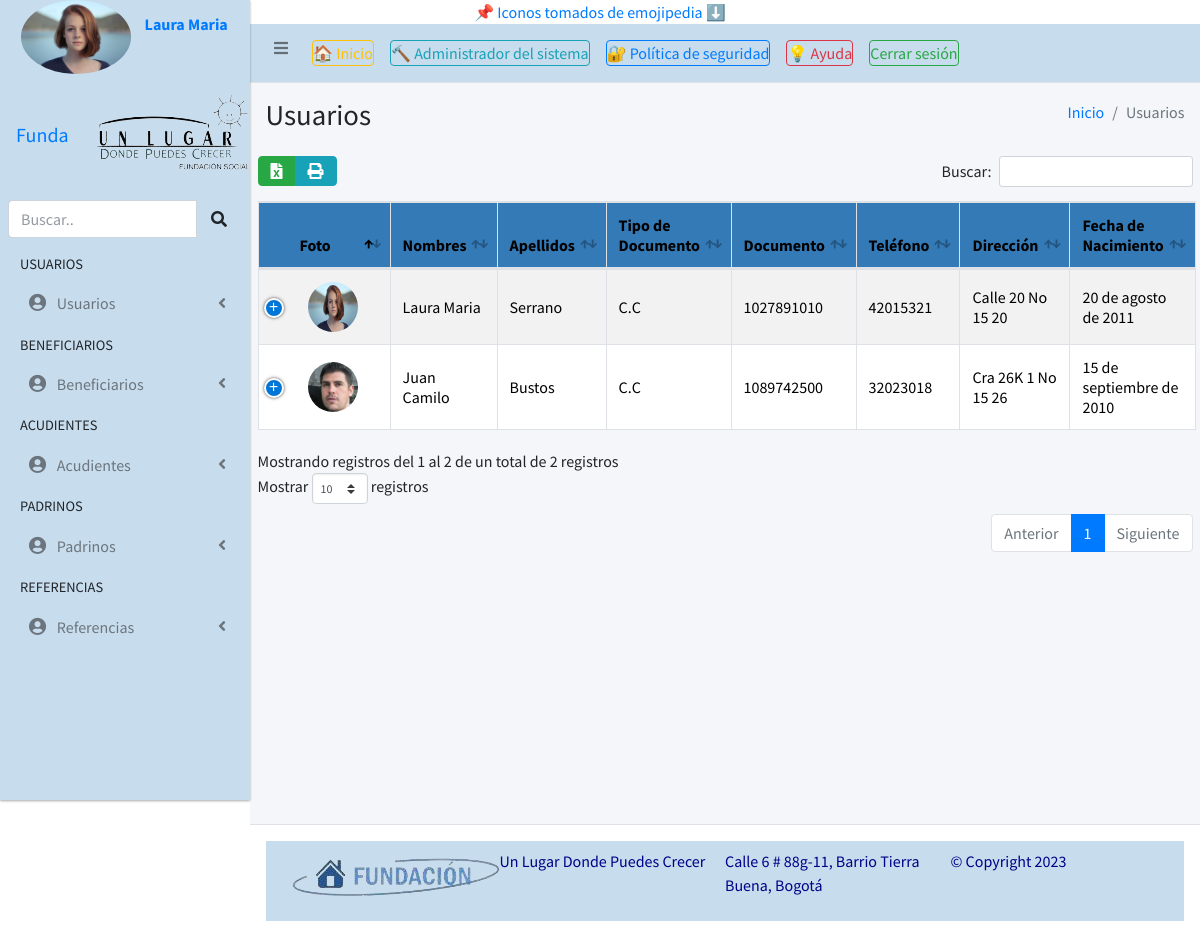
Page /usuarios/usuario/ (signed in) on the committed database.
### usuarios/models.py (models this page shows, shortened)
class Usuario(models.Model):
    nombres=models.CharField(max_length=16, verbose_name="Nombres")
    apellidos=models.CharField(max_length=16, verbose_name="Apellidos")
    foto=models.ImageField(upload_to='images/usuarios',blank=True, default='images/usuarios/default.png')
    email= models.EmailField(max_length=150, verbose_name='Correo')
    class TipoDocumento(models.TextChoices):
        CC='C.C', _('Cédula de Ciudadanía')
        CE='C.E', _('Cédula de Extranjería')
        TI='T.I', _('Tarjeta de Identidad')
        OT='Otro', _('Otro Tipo de Documento')
    tipoDocumento=models.CharField(max_length=4, choices=TipoDocumento.choices, default=TipoDocumento.CC, verbose_name="Tipo de Documento")
    documento=models.CharField(max_length=50, verbose_name="Número de Documento")
    telefono=models.CharField(max_length=20, verbose_name="Teléfono")
    direccion=models.CharField(max_length=70, verbose_name="Dirección")
    fecha_nacimiento=models.DateField(verbose_name="Fecha de Nacimiento", help_text=u"MM/DD/AAAA")
    class Rol(models.TextChoices):
        Administrador='Administrador', _('Administrador')
        Empleado='Empleado', _('Empleado')
    rol=models.CharField(max_length=13, choices=Rol.choices, default=Rol.Empleado, verbose_name="Rol")
    class Estado(models.TextChoices):
        ACTIVO='Activo', _('Activo')
        INACTIVO='Inactivo', _('Inactivo')
    estado=models.CharField(max_length=8, choices=Estado.choices, default=Estado.ACTIVO, verbose_name="Estado")
    user=models.ForeignKey(User, on_delete= models.CASCADE)

### usuarios/views.py (the view)
# urls.py: path('usuarios/',include('usuarios.urls')),
@login_required(login_url='inicio')
def usuarios(request):
    titulo="Usuarios"
    usuarios= Usuario.objects.all()
    context={
        'titulo':titulo,
        'usuarios':usuarios
    }
    return render(request,'usuarios/usuarios.html',context)

### base/context_processors.py (called while the page is built)
def sesion(request):
    usuario_actual= request.user
    image_user=r"../media/images/usuarios/default.png"
    if request.user.is_authenticated:
        if Usuario.objects.filter(user_id=usuario_actual.id):
            image_user=Usuario.objects.get(user_id=usuario_actual.id).foto.url
    context={
        'usuario_actual':usuario_actual,
        'image_user': image_user
    }
    return context

### base/templates/usuarios/usuarios.html (shortened to what this page needs)
{% extends 'partials/body.html' %}
{% load static %}
{% block contenido %}
<title>Funda Un Lugar - Usuarios</title>
<table id="example1" class="table table-responsive-flex-column table-bordered table-striped table-hover">
  <thead>
    <tr>
      <th class="col text-center">Foto</th>
      <th scope="col">Nombres</th>
      <th scope="col">Apellidos</th>
      <th scope="col">Tipo de Documento</th>
      <th scope="col">Documento</th>
      <th scope="col">Teléfono</th>
      <th scope="col">Dirección</th>
      <th scope="col">Fecha de Nacimiento</th>
    </tr>
  </thead>
  <tbody>
    {% for usuario in usuarios %}
    <tr>
      {% if usuario.estado != '3' %}
      <td class="align middle text-center"><img class="rounded-circle" src="{{ MEDIA_URL }}{{usuario.foto.url}}" alt="" width="50" height="50"></td>
      <td >{{usuario.nombres}}</td>
      <td>{{usuario.apellidos}}</td>
      <td>{{usuario.tipoDocumento}}</td>
      <td>{{usuario.documento}}</td>
      <td>{{usuario.telefono}}</td>
      <td>{{usuario.direccion}}</td>
      <td>{{usuario.fecha_nacimiento}}</td>
      {% endif %}
    </tr>
    {% endfor %}
  </tbody>
</table>
{% endblock contenido %}

### base/templates/partials/sidebar.html (shortened to what this page needs)
{% load static %}
<aside class="main-sidebar sidebar-blue-blue elevation-1" style="background-color:  #c7dcec">
  <div class="sidebar">
    <div class="user-panel d-flex">
      <div class="image">
        <img src="{{MEDIA_URL}}{{image_user}}" class="img-circle w-50" alt="User Image">
        <Strong class="info text-blue">{{usuario_actual.first_name}}</Strong>
      </div>
    </div>
     <a href="http://fundacionunlugar.com/" class="brand-link" span class="font-weight-blue">Funda</span>
      <img src="{% static 'img/logocabeza.jpg' %}" alt="Funda Logo">
    </a>
    <div class="form-inline">
      <div class="input-group" data-widget="sidebar-search">
        <input class="form-control form-control-sidebar" type="search" placeholder="Buscar.." aria-label="Search">
        <div class="input-group-append">
          <button class="btn btn-sidebar">
            <i class="fas fa-search fa-fw"></i>
          </button>
        </div>
      </div>
    </div>
    <nav class="mt-2">
      <ul class="nav nav-pills nav-sidebar flex-column" data-widget="treeview" role="menu" data-accordion="false">
        <li class="nav-header">USUARIOS</li>
        <li class="nav-item">
          <a href="#" class="nav-link">
            <i class="nav-icon fas fa-user-circle"></i>
            <p>
              Usuarios
              <i class="fas fa-angle-left right"></i>
            </p>
          </a>
        </li>
         <li class="nav-header">BENEFICIARIOS</li>
         <li class="nav-item">
           <a href="#" class="nav-link">
             <i class="nav-icon fas fa-user-circle"></i>
             <p>
               Beneficiarios
               <i class="fas fa-angle-left right"></i>
             </p>
           </a>
         </li>
        <li class="nav-header">ACUDIENTES</li>
        <li class="nav-item">
          <a href="#" class="nav-link">
            <i class="nav-icon fas fa-user-circle"></i>
            <p>
              Acudientes
              <i class="fas fa-angle-left right"></i>
            </p>
          </a>
        </li>
          <li class="nav-header">PADRINOS</li>
          <li class="nav-item">
            <a href="#" class="nav-link">
              <i class="nav-icon fas fa-user-circle"></i>
              <p>
                Padrinos
                <i class="fas fa-angle-left right"></i>
              </p>
            </a>
          </li>
         <li class="nav-header">REFERENCIAS</li>
         <li class="nav-item">
           <a href="#" class="nav-link">
             <i class="nav-icon fas fa-user-circle"></i>
             <p>
               Referencias
               <i class="fas fa-angle-left right"></i>
             </p>
           </a>
         </li>
      </ul>
    </nav>
  </div>
</aside>

### static/main.css (style rules this page uses)
table th { background-color: #337ab7 !important; color: white; }
table>tbody>tr>td { vertical-align: middle !important; }

### base/templates/partials/body.html (style rules this page uses)
input, select { width: 100% }

### rows in the picture
Usuario: foto (picture), nombres "Laura Maria", apellidos "Serrano", tipoDocumento "C.C", documento "1027891010", telefono "42015321", direccion "Calle 20 No 15 20", fecha_nacimiento "20 de agosto de 2011"
Usuario: foto (picture), nombres "Juan Camilo", apellidos "Bustos", tipoDocumento "C.C", documento "1089742500", telefono "32023018", direccion "Cra 26K 1 No 15 26", fecha_nacimiento "15 de septiembre de 2010"

### other values in the picture
{{ usuario_actual.first_name }} "Laura Maria"
{{ titulo }} "Usuarios"
